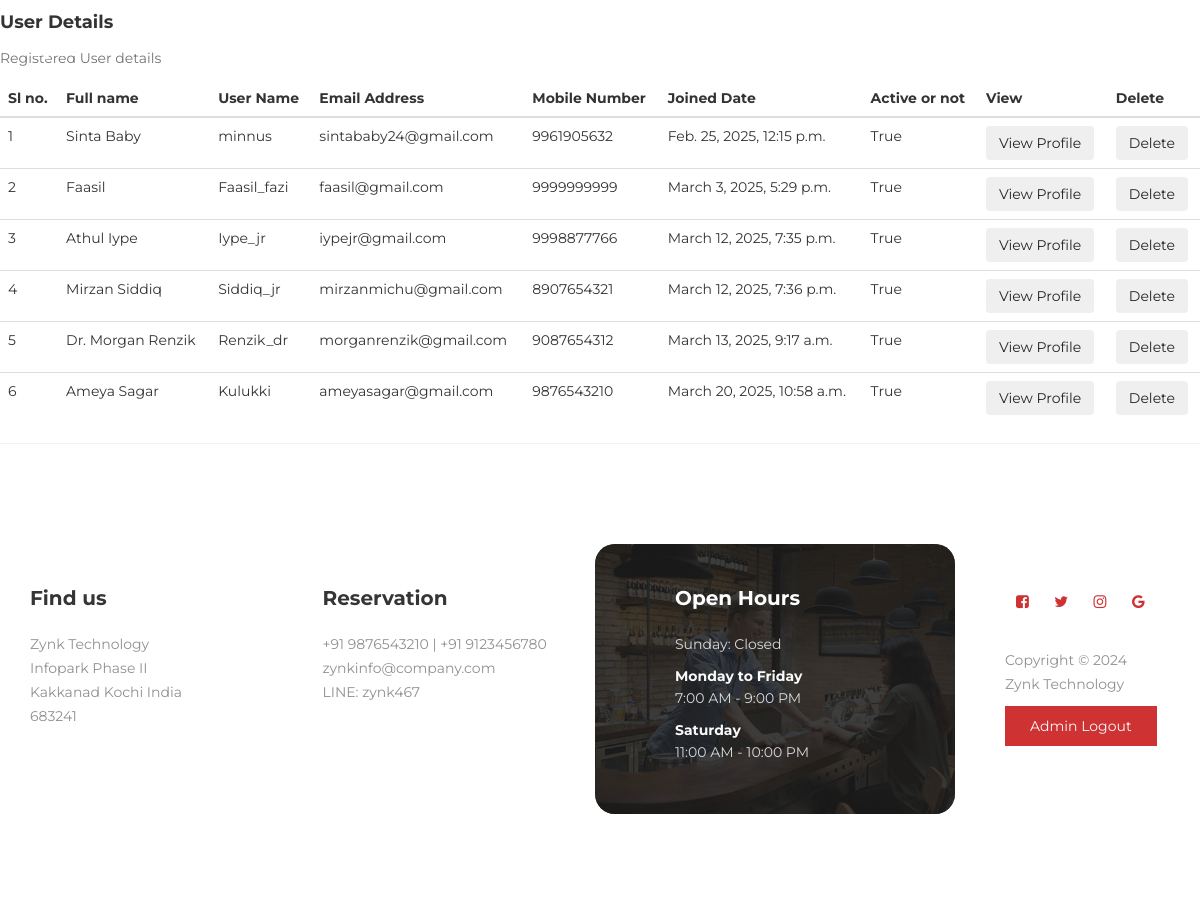
Page /Admin_Side/display_user/ on the committed database.
### Web_Side/models.py (models this page shows, shortened)
class RegisterDB(models.Model):
    username = models.CharField(max_length=150, unique=True,null=False,blank=False)
    email = models.EmailField(unique=True)
    password = models.CharField(max_length=255)  # Store hashed passwords using make_password
    full_name = models.CharField(max_length=255, blank=True, null=True)
    phone = models.CharField(max_length=15, blank=True, null=True)
    date_joined = models.DateTimeField(auto_now_add=True)
    is_active = models.BooleanField(default=True)
    profile_image = models.ImageField(upload_to='profile_images/', blank=True, null=True)  # Add this
    cover_photo = models.ImageField(upload_to='cover_photos/', blank=True, null=True)
    warning_count = models.IntegerField(default=0)# Add this

### Admin_Side/views.py (the view)
# urls.py: path('display_user/',views.display_user,name="display_user"),
def display_user(request):
    data = RegisterDB.objects.all()
    return render(request,"Display_User.html",{'data':data})

### Admin_Side/templates/Display_User.html (shortened to what this page needs)
<!DOCTYPE html>
{% extends 'index.html' %}
{% block content %}
<html lang="en">
<head>
</head>
<body>
<div class="card">
                <div class="card-body">
                  <h4 class="card-title"> User Details</h4>
                  <p class="card-description">Registered User details
                  </p>
                  <div class="table-responsive pt-3">
                    <table class="table table-dark">
                      <thead>
                        <tr>
                          <th>Sl no.</th>
                          <th>Full name</th>
                          <th>User Name</th>
                          <th>Email Address</th>
                          <th>Mobile Number</th>
                            <th>Joined Date</th>
                            <th>Active or not</th>
                            <th>View</th>
                            <th>Delete</th>
                        </tr>
                      </thead>
                      <tbody>
                      {% for d in data %}
                        <tr>
                          <td>{{forloop.counter}}</td>
                          <td>{{d.full_name}}</td>
                          <td>{{d.username}}</td>
                          <td>{{d.email}}</td>
                            <td>{{d.phone}}</td>
                            <td>{{d.date_joined}}</td>
                            <td>{{d.is_active}}</td>
                         <td><a href="{% url 'user_profile' d.username %}"><button type="submit" class="btn btn-secondary">View Profile</button></a></td>
                             <td><a href="{% url 'delete_user' d.id %}"><button type="submit" class="btn btn-outline-danger">Delete</button></a></td>
                        </tr>
                      {% endfor %}
                      </tbody>
                    </table>
                  </div>
                </div>
              </div>
</body>
</html>
{% endblock %}

### Admin_Side/static/home/css/templatemo-style.css (style rules this page uses)
body { background: #ffffff; font-family: 'Montserrat', sans-serif; overflow-x: hidden; }
h1,h2,h3,h4,h5,h6 { font-weight: bold; line-height: inherit; }
p { color: #757575; font-size: 14px; font-weight: normal; line-height: 24px; }
html { -webkit-font-smoothing: antialiased; }
a { color: #252525; -webkit-transition: 0.5s; transition: 0.5s; text-decoration: none !important; }

### rows in the picture
RegisterDB: full_name "Sinta Baby", username "minnus", email "sintababy24@gmail.com", phone "9961905632", date_joined "Feb. 25, 2025, 12:15 p.m.", is_active "True"
RegisterDB: full_name "Faasil", username "Faasil_fazi", email "faasil@gmail.com", phone "9999999999", date_joined "March 3, 2025, 5:29 p.m.", is_active "True"
RegisterDB: full_name "Athul Iype", username "Iype_jr", email "iypejr@gmail.com", phone "9998877766", date_joined "March 12, 2025, 7:35 p.m.", is_active "True"
RegisterDB: full_name "Mirzan Siddiq", username "Siddiq_jr", email "mirzanmichu@gmail.com", phone "8907654321", date_joined "March 12, 2025, 7:36 p.m.", is_active "True"
RegisterDB: full_name "Dr. Morgan Renzik", username "Renzik_dr", email "morganrenzik@gmail.com", phone "9087654312", date_joined "March 13, 2025, 9:17 a.m.", is_active "True"
RegisterDB: full_name "Ameya Sagar", username "Kulukki", email "ameyasagar@gmail.com", phone "9876543210", date_joined "March 20, 2025, 10:58 a.m.", is_active "True"
